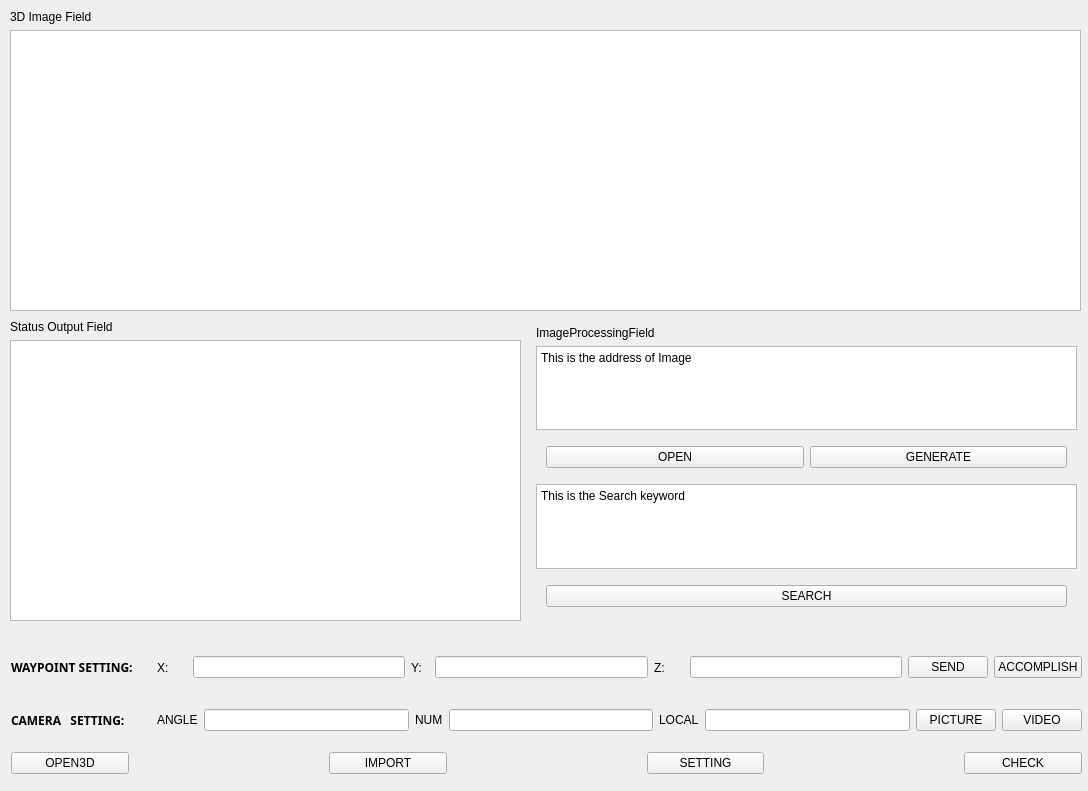
<?xml version="1.0" encoding="UTF-8"?>
<ui version="4.0">
 <class>MainFrom</class>
 <widget class="QWidget" name="MainFrom">
  <property name="geometry">
   <rect>
    <x>0</x>
    <y>0</y>
    <width>1088</width>
    <height>791</height>
   </rect>
  </property>
  <property name="sizePolicy">
   <sizepolicy hsizetype="Fixed" vsizetype="Fixed">
    <horstretch>0</horstretch>
    <verstretch>0</verstretch>
   </sizepolicy>
  </property>
  <property name="minimumSize">
   <size>
    <width>0</width>
    <height>0</height>
   </size>
  </property>
  <property name="maximumSize">
   <size>
    <width>1088</width>
    <height>791</height>
   </size>
  </property>
  <property name="windowTitle">
   <string>GroundStation</string>
  </property>
  <widget class="QWidget" name="verticalLayoutWidget">
   <property name="geometry">
    <rect>
     <x>531</x>
     <y>321</y>
     <width>551</width>
     <height>301</height>
    </rect>
   </property>
   <layout class="QVBoxLayout" name="MiddleLayerRight">
    <property name="margin">
     <number>5</number>
    </property>
    <item>
     <widget class="QLabel" name="ImageTopicLable">
      <property name="text">
       <string>ImageProcessingField</string>
      </property>
     </widget>
    </item>
    <item>
     <widget class="QPlainTextEdit" name="ImageAddressField">
      <property name="plainText">
       <string>This is the address of Image</string>
      </property>
     </widget>
    </item>
    <item>
     <layout class="QHBoxLayout" name="horizontalLayout">
      <property name="margin">
       <number>10</number>
      </property>
      <item>
       <widget class="QPushButton" name="btnImageOpen">
        <property name="text">
         <string>OPEN</string>
        </property>
       </widget>
      </item>
      <item>
       <widget class="QPushButton" name="btnImageGenerate">
        <property name="text">
         <string>GENERATE</string>
        </property>
       </widget>
      </item>
     </layout>
    </item>
    <item>
     <widget class="QPlainTextEdit" name="SearchKeyWordField">
      <property name="plainText">
       <string>This is the Search keyword</string>
      </property>
     </widget>
    </item>
    <item>
     <layout class="QHBoxLayout" name="horizontalLayout_2">
      <property name="margin">
       <number>10</number>
      </property>
      <item>
       <widget class="QPushButton" name="btnImageSearch">
        <property name="text">
         <string>SEARCH</string>
        </property>
       </widget>
      </item>
     </layout>
    </item>
   </layout>
  </widget>
  <widget class="QWidget" name="verticalLayoutWidget_2">
   <property name="geometry">
    <rect>
     <x>10</x>
     <y>320</y>
     <width>511</width>
     <height>301</height>
    </rect>
   </property>
   <layout class="QVBoxLayout" name="MiddleLayerLeft">
    <item>
     <widget class="QLabel" name="StatusTopicLabel">
      <property name="text">
       <string>Status Output Field</string>
      </property>
     </widget>
    </item>
    <item>
     <widget class="QTextEdit" name="StatusOutputField"/>
    </item>
   </layout>
  </widget>
  <widget class="QWidget" name="verticalLayoutWidget_3">
   <property name="geometry">
    <rect>
     <x>11</x>
     <y>641</y>
     <width>1071</width>
     <height>141</height>
    </rect>
   </property>
   <layout class="QVBoxLayout" name="verticalLayout">
    <item>
     <layout class="QHBoxLayout" name="horizontalLayout_3">
      <item>
       <widget class="QLabel" name="WaypointTopicLable">
        <property name="minimumSize">
         <size>
          <width>140</width>
          <height>40</height>
         </size>
        </property>
        <property name="font">
         <font>
          <family>SimSun-ExtB</family>
          <pointsize>9</pointsize>
          <weight>75</weight>
          <italic>false</italic>
          <bold>true</bold>
         </font>
        </property>
        <property name="text">
         <string>WAYPOINT SETTING:</string>
        </property>
       </widget>
      </item>
      <item>
       <widget class="QLabel" name="xlable">
        <property name="minimumSize">
         <size>
          <width>30</width>
          <height>41</height>
         </size>
        </property>
        <property name="text">
         <string>X:</string>
        </property>
       </widget>
      </item>
      <item>
       <widget class="QLineEdit" name="xinput"/>
      </item>
      <item>
       <widget class="QLabel" name="ylable">
        <property name="minimumSize">
         <size>
          <width>18</width>
          <height>0</height>
         </size>
        </property>
        <property name="text">
         <string>Y:</string>
        </property>
       </widget>
      </item>
      <item>
       <widget class="QLineEdit" name="yinput"/>
      </item>
      <item>
       <widget class="QLabel" name="zlable">
        <property name="minimumSize">
         <size>
          <width>30</width>
          <height>0</height>
         </size>
        </property>
        <property name="text">
         <string>Z:</string>
        </property>
       </widget>
      </item>
      <item>
       <widget class="QLineEdit" name="zinput"/>
      </item>
      <item>
       <widget class="QPushButton" name="btnWaypointSend">
        <property name="text">
         <string>SEND</string>
        </property>
       </widget>
      </item>
      <item>
       <widget class="QPushButton" name="btnWaypointAccomplish">
        <property name="text">
         <string>ACCOMPLISH</string>
        </property>
       </widget>
      </item>
     </layout>
    </item>
    <item>
     <layout class="QHBoxLayout" name="horizontalLayout_4">
      <property name="margin">
       <number>0</number>
      </property>
      <item>
       <widget class="QLabel" name="CameraTopicLable">
        <property name="minimumSize">
         <size>
          <width>140</width>
          <height>40</height>
         </size>
        </property>
        <property name="font">
         <font>
          <family>SimSun-ExtB</family>
          <weight>75</weight>
          <bold>true</bold>
         </font>
        </property>
        <property name="layoutDirection">
         <enum>Qt::LeftToRight</enum>
        </property>
        <property name="text">
         <string>CAMERA   SETTING:</string>
        </property>
       </widget>
      </item>
      <item>
       <widget class="QLabel" name="anglelable">
        <property name="text">
         <string>ANGLE</string>
        </property>
       </widget>
      </item>
      <item>
       <widget class="QLineEdit" name="angleinput"/>
      </item>
      <item>
       <widget class="QLabel" name="numlable">
        <property name="text">
         <string>NUM</string>
        </property>
       </widget>
      </item>
      <item>
       <widget class="QLineEdit" name="numinput"/>
      </item>
      <item>
       <widget class="QLabel" name="locallable">
        <property name="text">
         <string>LOCAL</string>
        </property>
       </widget>
      </item>
      <item>
       <widget class="QLineEdit" name="localinput"/>
      </item>
      <item>
       <widget class="QPushButton" name="btnCameraPicture">
        <property name="text">
         <string>PICTURE</string>
        </property>
       </widget>
      </item>
      <item>
       <widget class="QPushButton" name="btnCameraVideo">
        <property name="text">
         <string>VIDEO</string>
        </property>
       </widget>
      </item>
     </layout>
    </item>
    <item>
     <layout class="QHBoxLayout" name="horizontalLayout_5">
      <property name="spacing">
       <number>200</number>
      </property>
      <property name="sizeConstraint">
       <enum>QLayout::SetFixedSize</enum>
      </property>
      <property name="bottomMargin">
       <number>0</number>
      </property>
      <item>
       <widget class="QPushButton" name="btnOpen3d">
        <property name="text">
         <string>OPEN3D</string>
        </property>
       </widget>
      </item>
      <item>
       <widget class="QPushButton" name="btnImport">
        <property name="text">
         <string>IMPORT</string>
        </property>
       </widget>
      </item>
      <item>
       <widget class="QPushButton" name="btnSetting">
        <property name="text">
         <string>SETTING</string>
        </property>
       </widget>
      </item>
      <item>
       <widget class="QPushButton" name="btnCheck">
        <property name="text">
         <string>CHECK</string>
        </property>
       </widget>
      </item>
     </layout>
    </item>
   </layout>
  </widget>
  <widget class="QWidget" name="verticalLayoutWidget_4">
   <property name="geometry">
    <rect>
     <x>10</x>
     <y>10</y>
     <width>1071</width>
     <height>301</height>
    </rect>
   </property>
   <layout class="QVBoxLayout" name="TopLayout">
    <item>
     <widget class="QLabel" name="ThreedTopicLabel">
      <property name="text">
       <string>3D Image Field</string>
      </property>
     </widget>
    </item>
    <item>
     <widget class="QGraphicsView" name="ThreedViewField"/>
    </item>
   </layout>
  </widget>
 </widget>
 <resources/>
 <connections/>
</ui>
